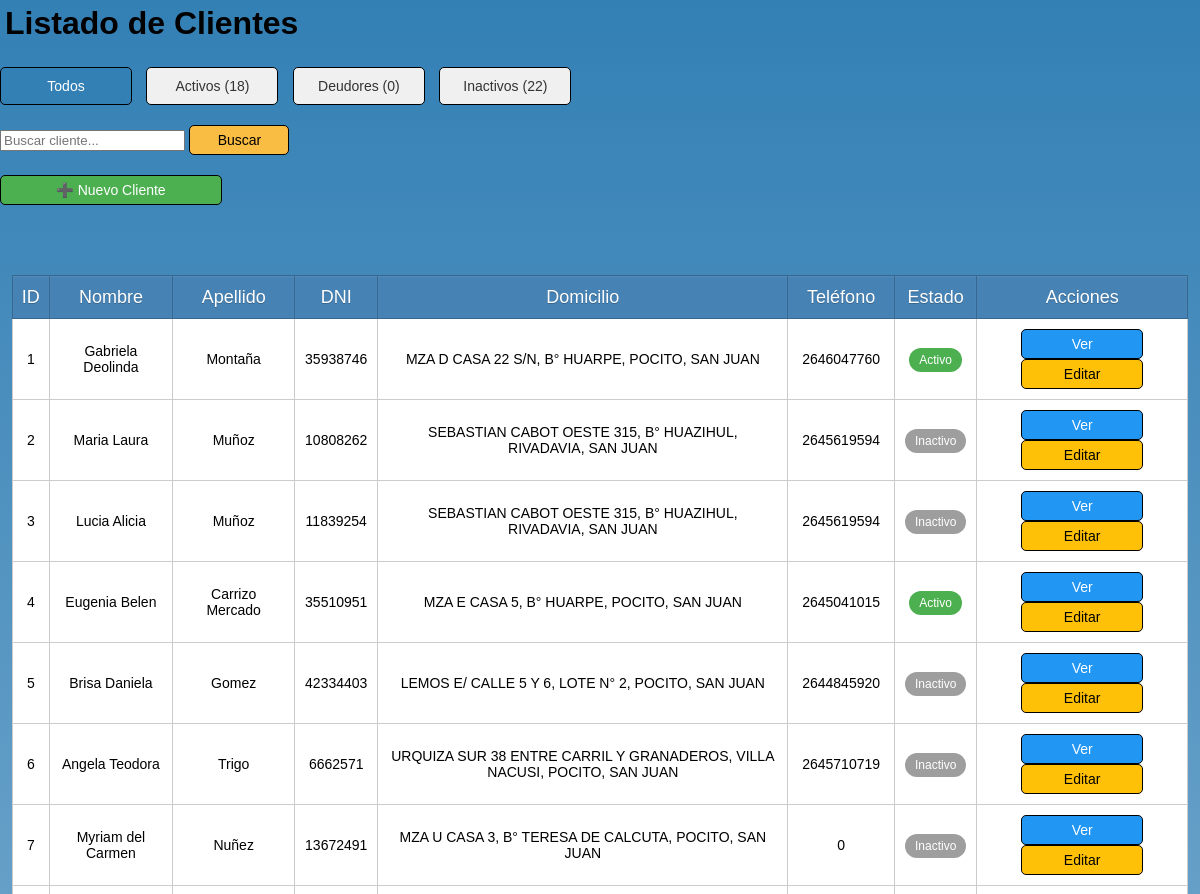
The app's page /src/modules/clientes/index_clientes.php (upper part), older data.
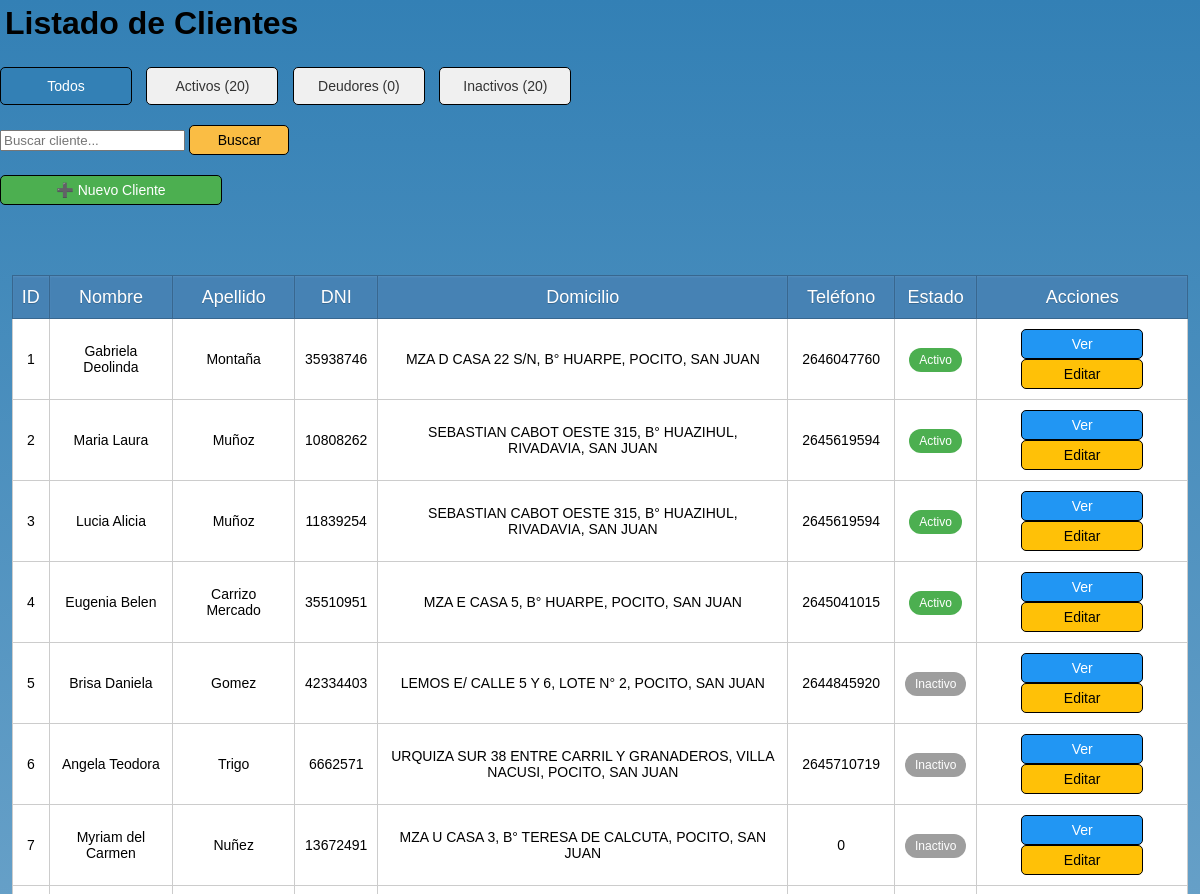
The same page, newer data.
### tables this page shows
CREATE TABLE `clientes` (
  `id_cliente` int(10) UNSIGNED NOT NULL,
  `nombre` text NOT NULL,
  `apellido` text NOT NULL,
  `dni` varchar(20) NOT NULL,
  `domicilio` varchar(100) NOT NULL,
  `telefono` varchar(20) NOT NULL,
  `estado` enum('Activo','Deudor','Inactivo') NOT NULL
);

### src/modules/clientes/index_clientes.php (the view, shortened to what this page needs)
<?php
require_once '../../config/database.php';
$buscar = isset($_GET['buscar']) ? trim($_GET['buscar']) : '';
$estado = isset($_GET['estado']) ? $_GET['estado'] : '';
$query = "SELECT id_cliente, nombre, apellido, dni, domicilio, telefono, estado
          FROM clientes
          WHERE 1";
$result = $conn->query($query);
?>
<!DOCTYPE html>
<html lang="es">
<head>
    <link rel="stylesheet" href="../../../style/style.css">
</head>
<body>
    <h1>Listado de Clientes</h1>
    <div class="filtros-estado">
        <a href="index_clientes.php" class="<?php echo empty($estado) ? 'activo' : ''; ?>">Todos</a>
        <a href="index_clientes.php?estado=Activo" class="<?php echo $estado == 'Activo' ? 'activo' : ''; ?>">Activos (<?php echo contar_clientes('Activo'); ?>)</a>
        <a href="index_clientes.php?estado=Deudor" class="<?php echo $estado == 'Deudor' ? 'activo' : ''; ?>">Deudores (<?php echo contar_clientes('Deudor'); ?>)</a>
        <a href="index_clientes.php?estado=Inactivo" class="<?php echo $estado == 'Inactivo' ? 'activo' : ''; ?>">Inactivos (<?php echo contar_clientes('Inactivo'); ?>)</a>
    </div>
    <form action="index_clientes.php" method="GET">
        <input type="text" name="buscar" placeholder="Buscar cliente..." value="<?php echo htmlspecialchars($buscar); ?>">
        <button type="submit">Buscar</button>
    </form>
    <a href="registrar_cliente.php" class="nuevo-cliente">➕ Nuevo Cliente</a>
    <table>
        <thead>
            <tr>
                <th>ID</th>
                <th>Nombre</th>
                <th>Apellido</th>
                <th>DNI</th>
                <th>Domicilio</th>
                <th>Teléfono</th>
                <th>Estado</th>
                <th>Acciones</th>
            </tr>
        </thead>
        <tbody>
            <?php if ($result->num_rows > 0): ?>
                <?php while ($cliente = $result->fetch_assoc()): ?>
                    <tr class="estado-<?php echo strtolower($cliente['estado']); ?>">
                        <td><?php echo $cliente['id_cliente']; ?></td>
                        <td><?php echo htmlspecialchars($cliente['nombre']); ?></td>
                        <td><?php echo htmlspecialchars($cliente['apellido']); ?></td>
                        <td><?php echo $cliente['dni']; ?></td>
                        <td><?php echo htmlspecialchars($cliente['domicilio']); ?></td>
                        <td><?php echo $cliente['telefono']; ?></td>
                        <td>
                            <span class="badge-estado <?php echo strtolower($cliente['estado']); ?>">
                                <?php echo $cliente['estado']; ?>
                            </span>
                        </td>
                        <td>
                        <a href="detalle_cliente.php?id_cliente=<?php echo $cliente['id_cliente']; ?>" class="btn-ver">Ver</a>
                            <a href="editar_cliente.php?id_cliente=<?php echo $cliente['id_cliente']; ?>" class="btn-editar">Editar</a>
                        </td>
                    </tr>
                <?php endwhile; ?>
            <?php else: ?>
                <tr>
                    <td colspan="8" class="sin-resultados">No se encontraron clientes</td>
                </tr>
            <?php endif; ?>
        </tbody>
    </table>
</body>
</html>
<?php
function contar_clientes($estado)
{
    global $conn;
    $query = "SELECT COUNT(*) AS total FROM clientes WHERE estado = '" . $conn->real_escape_string($estado) . "'";
    $result = $conn->query($query);
    return $result->fetch_assoc()['total'];
}
?>

Row changes from the older to the newer data that the page shows:
changed clientes "Maria Laura": estado "Inactivo" → "Activo"
changed clientes "Lucia Alicia": estado "Inactivo" → "Activo"
Text that changed along with them:
contar_clientes('Activo'): "18" → "20"
contar_clientes('Inactivo'): "22" → "20"
